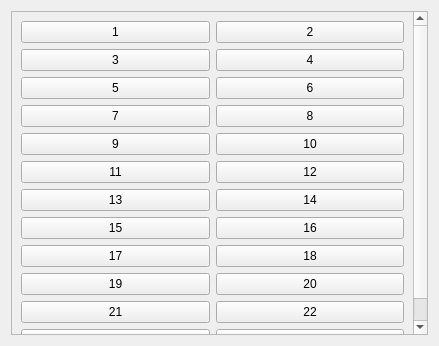
<?xml version="1.0" encoding="UTF-8"?>
<ui version="4.0">
 <class>Widget</class>
 <widget class="QWidget" name="Widget">
  <property name="geometry">
   <rect>
    <x>0</x>
    <y>0</y>
    <width>439</width>
    <height>346</height>
   </rect>
  </property>
  <property name="windowTitle">
   <string>Widget</string>
  </property>
  <layout class="QHBoxLayout" name="horizontalLayout">
   <item>
    <widget class="QScrollArea" name="scrollArea">
     <property name="widgetResizable">
      <bool>true</bool>
     </property>
     <widget class="QWidget" name="scrollAreaWidgetContents">
      <property name="geometry">
       <rect>
        <x>0</x>
        <y>0</y>
        <width>405</width>
        <height>386</height>
       </rect>
      </property>
      <layout class="QHBoxLayout" name="horizontalLayout_2">
       <item>
        <layout class="QGridLayout" name="gridLayout">
         <item row="4" column="0">
          <widget class="QPushButton" name="pushButton_9">
           <property name="text">
            <string>9</string>
           </property>
          </widget>
         </item>
         <item row="2" column="1">
          <widget class="QPushButton" name="pushButton_6">
           <property name="text">
            <string>6</string>
           </property>
          </widget>
         </item>
         <item row="11" column="1">
          <widget class="QPushButton" name="pushButton_16">
           <property name="text">
            <string>24</string>
           </property>
          </widget>
         </item>
         <item row="1" column="0">
          <widget class="QPushButton" name="pushButton_2">
           <property name="text">
            <string>3</string>
           </property>
          </widget>
         </item>
         <item row="2" column="0">
          <widget class="QPushButton" name="pushButton_5">
           <property name="text">
            <string>5</string>
           </property>
          </widget>
         </item>
         <item row="6" column="0">
          <widget class="QPushButton" name="pushButton_11">
           <property name="text">
            <string>13</string>
           </property>
          </widget>
         </item>
         <item row="6" column="1">
          <widget class="QPushButton" name="pushButton_12">
           <property name="text">
            <string>14</string>
           </property>
          </widget>
         </item>
         <item row="1" column="1">
          <widget class="QPushButton" name="pushButton_4">
           <property name="text">
            <string>4</string>
           </property>
          </widget>
         </item>
         <item row="10" column="0">
          <widget class="QPushButton" name="pushButton_21">
           <property name="text">
            <string>21</string>
           </property>
          </widget>
         </item>
         <item row="11" column="0">
          <widget class="QPushButton" name="pushButton_15">
           <property name="text">
            <string>23</string>
           </property>
          </widget>
         </item>
         <item row="7" column="0">
          <widget class="QPushButton" name="pushButton_17">
           <property name="text">
            <string>15</string>
           </property>
          </widget>
         </item>
         <item row="7" column="1">
          <widget class="QPushButton" name="pushButton_18">
           <property name="text">
            <string>16</string>
           </property>
          </widget>
         </item>
         <item row="8" column="0">
          <widget class="QPushButton" name="pushButton_19">
           <property name="text">
            <string>17</string>
           </property>
          </widget>
         </item>
         <item row="0" column="0">
          <widget class="QPushButton" name="pushButton">
           <property name="text">
            <string>1</string>
           </property>
          </widget>
         </item>
         <item row="8" column="1">
          <widget class="QPushButton" name="pushButton_20">
           <property name="text">
            <string>18</string>
           </property>
          </widget>
         </item>
         <item row="5" column="1">
          <widget class="QPushButton" name="pushButton_14">
           <property name="text">
            <string>12</string>
           </property>
          </widget>
         </item>
         <item row="4" column="1">
          <widget class="QPushButton" name="pushButton_10">
           <property name="text">
            <string>10</string>
           </property>
          </widget>
         </item>
         <item row="5" column="0">
          <widget class="QPushButton" name="pushButton_13">
           <property name="text">
            <string>11</string>
           </property>
          </widget>
         </item>
         <item row="3" column="0">
          <widget class="QPushButton" name="pushButton_7">
           <property name="text">
            <string>7</string>
           </property>
          </widget>
         </item>
         <item row="0" column="1">
          <widget class="QPushButton" name="pushButton_3">
           <property name="text">
            <string>2</string>
           </property>
          </widget>
         </item>
         <item row="3" column="1">
          <widget class="QPushButton" name="pushButton_8">
           <property name="text">
            <string>8</string>
           </property>
          </widget>
         </item>
         <item row="9" column="1">
          <widget class="QPushButton" name="pushButton_22">
           <property name="text">
            <string>20</string>
           </property>
          </widget>
         </item>
         <item row="9" column="0">
          <widget class="QPushButton" name="pushButton_23">
           <property name="text">
            <string>19</string>
           </property>
          </widget>
         </item>
         <item row="10" column="1">
          <widget class="QPushButton" name="pushButton_24">
           <property name="text">
            <string>22</string>
           </property>
          </widget>
         </item>
        </layout>
       </item>
      </layout>
     </widget>
    </widget>
   </item>
  </layout>
 </widget>
 <resources/>
 <connections/>
</ui>
